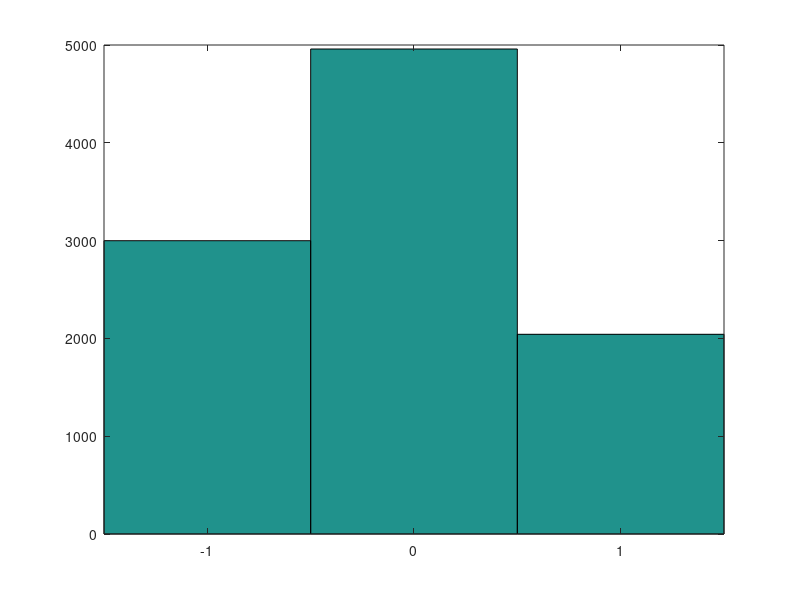

The MATLAB script that drew this image:
clc;
random=zeros(10000,1);
u=zeros(10000,1);
random(1,1)=1;
m=2^31-1;

for i=1:10000-1
random(i+1,1)=mod((7^5)*random(i,1),m);
u(i+1,1)=random(i+1,1)/m;
end;
x=zeros(10000,1);

for j=1:10000
        if (u(j,1)<=0.3) 
        x(j,1)=-1;
        elseif (0.3<u(j,1))&&(u(j,1)<=0.8)
        x(j,1)=0;
        else x(j,1)=1;
        end;
end;

bins=-1:1:1;
hist(x,bins);